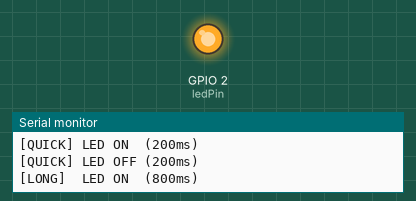
A sketch run on a simulated ESP32. On the bench: output pins drawn as LEDs (lit = HIGH), the last lines printed to the serial monitor.

Above: at 1.2 s.
At 7.0 s:
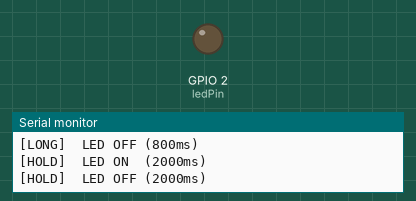
Timing chart, 0 to 10.4 s (numbered marks = the images above):
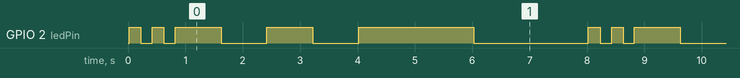

Measured:
- by itself, GPIO 2 (ledPin): repeats every 8.0 s: LOW 0.20 s, HIGH 0.20 s, LOW 0.20 s, 2 × (HIGH 0.80 s, LOW 0.80 s), HIGH 2.0 s, LOW 2.0 s, HIGH 0.20 s
- by itself, everything shown: repeats every 8.0 s, in 10 steps

The sketch:

arduino_flashing_blink_led.ino
```cpp
/*
 * ESP32 Embedded Systems Lab - Exercise 1+
 * Intern Work - June 2026
 *
 * Hardware: DOIT ESP32 DevKit V1
 * LED: On-board blue LED (GPIO 2) - external RGB module defective
 *
 * Pattern: 2 quick blinks → 2 long blinks → on 2s → off 2s → repeat
 */

const int ledPin = 2;           // On-board LED pin (GPIO 2)
const int quickOn = 200;        // Quick blink ON duration (ms)
const int quickOff = 200;       // Quick blink OFF duration (ms)
const int longOn = 800;         // Long blink ON duration (ms)
const int longOff = 800;        // Long blink OFF duration (ms)
const int holdOn = 2000;        // Steady ON duration (ms)
const int holdOff = 2000;       // Steady OFF duration (ms)

unsigned long cycleCount = 0;   // Track completed cycles

void setup() {
  pinMode(ledPin, OUTPUT);
  Serial.begin(115200);

  // Startup banner
  Serial.println("========================================");
  Serial.println("ESP32 LED Pattern - Intern Lab Work");
  Serial.println("Board: DOIT ESP32 DevKit V1");
  Serial.println("LED: On-board GPIO 2 (external RGB dead)");
  Serial.println("Pattern: 2 quick → 2 long → 2s on → 2s off");
  Serial.println("========================================");
  Serial.println();
}

void blinkQuick() {
  digitalWrite(ledPin, HIGH);
  Serial.println("[QUICK] LED ON  (200ms)");
  delay(quickOn);
  digitalWrite(ledPin, LOW);
  Serial.println("[QUICK] LED OFF (200ms)");
  delay(quickOff);
}

void blinkLong() {
  digitalWrite(ledPin, HIGH);
  Serial.println("[LONG]  LED ON  (800ms)");
  delay(longOn);
  digitalWrite(ledPin, LOW);
  Serial.println("[LONG]  LED OFF (800ms)");
  delay(longOff);
}

void holdSteady() {
  digitalWrite(ledPin, HIGH);
  Serial.println("[HOLD]  LED ON  (2000ms)");
  delay(holdOn);
  digitalWrite(ledPin, LOW);
  Serial.println("[HOLD]  LED OFF (2000ms)");
  delay(holdOff);
}

void loop() {
  cycleCount++;
  Serial.print(">>> CYCLE #");
  Serial.println(cycleCount);
  Serial.println("------------------------------");

  // 2 quick blinks
  blinkQuick();
  blinkQuick();

  // 2 long blinks
  blinkLong();
  blinkLong();

  // Steady on 2s, off 2s
  holdSteady();

  Serial.println("------------------------------");
  Serial.println();
}
```
